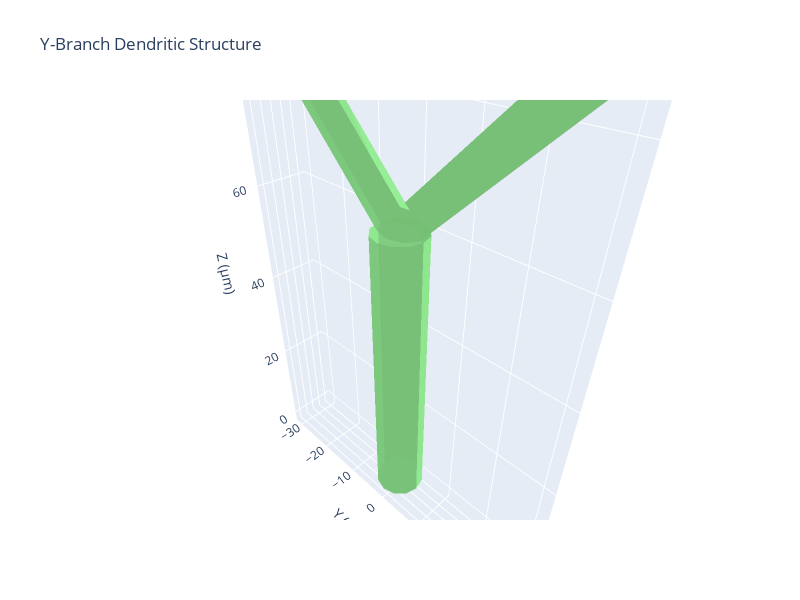

Notebook cell for this chart:
### Code cell
# Visualize the Y-branch
fig = visualize_mesh_3d(
    y_branch, 
    title="Y-Branch Dendritic Structure",
    color="lightgreen",
    backend="plotly"
)
fig.show()

### Figure 1 — Plotly figure (JSON) as saved in the notebook; plotly's stock layout.template omitted (floating-point values rounded to 4 significant figures; data arrays with more than 128 entries replaced by an {"elided": "..."} marker saying what was removed)
{"data": [{"color": "lightgreen", "i": [0, 0, 4, 4, 5, 7, 9, 8, 12, 6, 12, 12, 12, 12, 18, 17, 21, 22, 26, 26, 35, 28, 30, 34, 33, 28, 38, 38, 31, 31, 25, 25, 39, 42, 42, 43, 40, 43, 42, 38, 47, 47, 51, 51, 55, 55, 59, 60, 64, 63, 67, 69, 71, 71, 76, 75, 79, 79, 83, 84, 87, 87, 94, 94, 94, 96, 97, 98, 98, 102, 102, 103, 104, 105, 106, 106, 106, 116, 115, 115, 115, 118, 117, 122, 123, 125, 125, 129, 130, 133, 133, 137, 138, 139, 140, 137, 141, 141, 141, 146, 150, 150, 146, 152, 152, 156, 157, 156, 157, 162, 164, 162, 167, 168, 171, 171], "j": [3, 1, 7, 12, 12, 8, 13, 9, 11, 12, 14, 16, 15, 13, 20, 18, 22, 24, 28, 27, 40, 29, 32, 40, 34, 38, 37, 39, 33, 32, 26, 32, 43, 44, 43, 46, 44, 39, 45, 36, 50, 49, 53, 54, 58, 56, 61, 61, 66, 64, 69, 70, 73, 74, 75, 77, 81, 82, 85, 85, 90, 88, 92, 91, 93, 93, 99, 101, 99, 103, 106, 105, 106, 108, 108, 109, 110, 112, 111, 113, 112, 117, 119, 121, 124, 126, 128, 130, 132, 136, 135, 138, 140, 141, 143, 141, 145, 143, 144, 150, 151, 149, 148, 155, 154, 157, 159, 158, 161, 163, 165, 165, 168, 170, 172, 174], "k": [2, 3, 12, 5, 6, 12, 12, 12, 10, 10, 15, 11, 16, 14, 19, 19, 23, 23, 27, 32, 41, 27, 31, 35, 35, 29, 36, 37, 35, 33, 32, 30, 37, 40, 45, 45, 41, 46, 44, 29, 48, 50, 54, 52, 57, 58, 60, 62, 65, 65, 68, 68, 74, 72, 78, 78, 82, 80, 84, 86, 89, 90, 93, 92, 96, 95, 98, 100, 101, 106, 104, 106, 107, 106, 110, 107, 109, 114, 112, 111, 116, 120, 120, 123, 122, 128, 127, 131, 131, 135, 134, 141, 141, 142, 141, 139, 144, 145, 142, 148, 149, 148, 147, 153, 155, 158, 158, 160, 159, 165, 166, 164, 169, 169, 174, 173], "name": "Mesh", "opacity": 0.8, "type": "mesh3d", "x": {"elided": "175 float values"}, "y": {"elided": "175 float values"}, "z": {"elided": "175 float values"}}], "layout": {"height": 600, "scene": {"aspectmode": "data", "aspectratio": {"x": 1, "y": 1, "z": 0.8}, "xaxis": {"title": {"text": "X (µm)"}}, "yaxis": {"title": {"text": "Y (µm)"}}, "zaxis": {"title": {"text": "Z (µm)"}}}, "title": {"text": "Y-Branch Dendritic Structure"}, "width": 800}}
